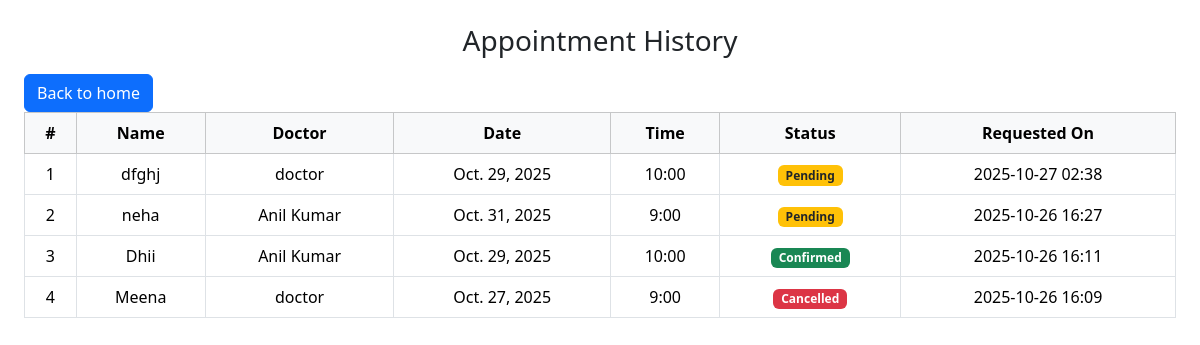
/appointment-history (signed in), run on the app's committed database.
### hospital_appointment_app/models.py (models this page shows, shortened)
class Appointment(models.Model):
    user = models.ForeignKey(User, on_delete=models.CASCADE, null=True, blank=True)
    patient_name = models.CharField(max_length=100)
    doctor = models.ForeignKey(Doctor, on_delete=models.CASCADE)
    date = models.DateField()
    time_slot = models.CharField(max_length=50)
    status = models.CharField(max_length=20, default='Pending')
    created_at = models.DateTimeField(auto_now_add=True)

class Doctor(models.Model):
    name =  models.CharField(max_length=25)
    specialty = models.CharField(max_length=30)
    available_time = models.DateTimeField()

### hospital_appointment_app/views.py (the view)
# urls.py: path('appointment-history', views.appointment_history, name='appointment_history'),
@login_required
def appointment_history(request):
    doctors = Doctor.objects.all()
    appointments = Appointment.objects.filter(user=request.user).order_by('-created_at')
    return render(request, 'appointment_history.html', {
        'doctors': doctors,
        'appointments': appointments,
    })

### hospital_appointment_app/templates/appointment_history.html (shortened to what this page needs)
<!DOCTYPE html>
<html lang="en">
<head>
    <link href="https://cdn.jsdelivr.net/npm/bootstrap@5.3.3/dist/css/bootstrap.min.css" rel="stylesheet">
</head>
<body class="p-4">
    <h3 class="mb-3 text-center">Appointment History</h3>
    <a  class="btn btn-primary" href="{% url 'index' %}">Back to home</a>
    <table class="table table-bordered text-center align-middle">
        <thead class="table-light">
            <tr>
                <th>#</th>
                <th>Name</th>
                <th>Doctor</th>
                <th>Date</th>
                <th>Time</th>
                <th>Status</th>
                <th>Requested On</th>
            </tr>
        </thead>
        <tbody>
            {% for appointment in appointments %}
            <tr>
                <td>{{ forloop.counter }}</td>
                <td>{{ appointment.patient_name }}</td>
                <td>{{ appointment.doctor.name }}</td>
                <td>{{ appointment.date }}</td>
                <td>{{ appointment.time_slot }}</td>
                <td>
                    {% if appointment.status == 'Confirmed' %}
                        <span class="badge bg-success">Confirmed</span>
                    {% elif appointment.status == 'Cancelled' %}
                        <span class="badge bg-danger">Cancelled</span>
                    {% else %}
                        <span class="badge bg-warning text-dark">Pending</span>
                    {% endif %}
                </td>
                <td>{{ appointment.created_at|date:"Y-m-d H:i" }}</td>
            </tr>
            {% empty %}
            <tr>
                <td colspan="7" class="text-muted">No appointments yet!</td>
            </tr>
            {% endfor %}
        </tbody>
    </table>
</body>
</html>

### data on the page
Appointment: patient_name "dfghj", doctor.name "doctor", date "Oct. 29, 2025", time_slot "10:00", status "Pending", created_at "2025-10-27 02:38"
Appointment: patient_name "neha", doctor.name "Anil Kumar", date "Oct. 31, 2025", time_slot "9:00", status "Pending", created_at "2025-10-26 16:27"
Appointment: patient_name "Dhii", doctor.name "Anil Kumar", date "Oct. 29, 2025", time_slot "10:00", status "Confirmed", created_at "2025-10-26 16:11"
Appointment: patient_name "Meena", doctor.name "doctor", date "Oct. 27, 2025", time_slot "9:00", status "Cancelled", created_at "2025-10-26 16:09"
